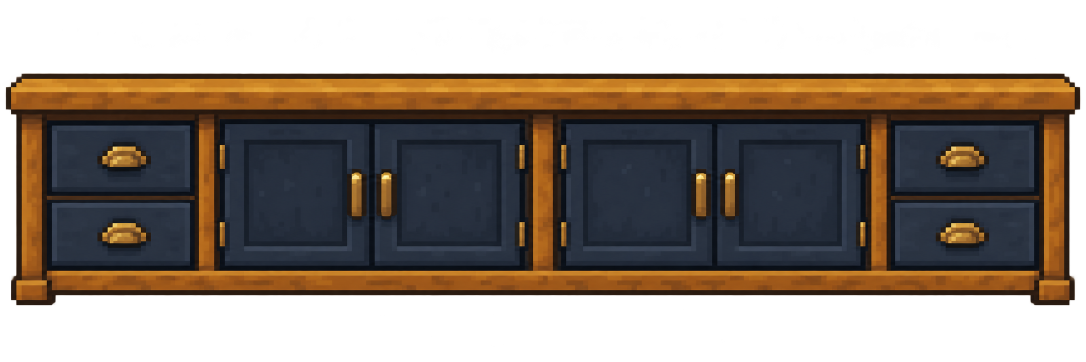
#> input picture games/brothers-run/source/classroom-generated/desk.png, 2172 x 724 px (shown at 1/2 size); its folder holds 3 pictures in this run
$ python classroom_art.py
#> lines starting #> are read from the running program, lines starting #| are printed output that depends on the picture
### games/brothers-run/tools/authoring.py
"""Helpers that write the documents the engine reads: prefabs (.ykprefab) and scenes (.ykscene).

They produce exactly the JSON the editor saves (the same component and property names, taken from
docs/components.md), only sparser: properties left out take the component's defaults. Running
`yk format` afterwards rewrites every file in the editor's canonical, complete form.

Entity ids are derived from names, so regenerating a file changes nothing unless its content changed
and diffs stay small.
"""
import hashlib
import json
import os


def make_id(*parts):
    digest = hashlib.sha1("\x00".join(str(p) for p in parts).encode("utf-8")).hexdigest()
    return "%016x" % (int(digest[:16], 16) or 1)


class Ref:
    """A reference to another entity of the same scene, by that entity's (unique) name."""

    def __init__(self, name):
        self.name = name


def ref(name):
    return Ref(name)


class Node:
    """An entity under construction: a name, a local transform, tags, components and children."""

    # [10 lines left out: function __init__, not called in this run]

    def add(self, type_name, **properties):
        self.components.append({"type": type_name, "properties": properties})
        return self

    def child(self, node):
        self.children.append(node)
        return node


# [38 lines left out: functions _encode, _record, flatten, not called in this run]


def write_json(path, document):
    os.makedirs(os.path.dirname(path) or ".", exist_ok=True)
    with open(path, "w") as f:
        json.dump(document, f, indent=2)
        f.write("\n")


# [6 lines left out: function write_prefab, not called in this run]


class SceneBuilder:
    """Collects entities into a scene document. Prefab instances are placed by prefab path."""

    # [9 lines left out: function __init__, not called in this run]

    # ---- naming and references -------------------------------------------------------------
    def _register(self, record):
        name = record["name"]
        self.ids_by_name.setdefault(name, []).append(record["id"])

    # [5 lines left out: function _resolve, not called in this run]

    def id_of(self, name):
        return self._resolve(Ref(name))

    # ---- adding entities -------------------------------------------------------------------
    # [10 lines left out: function add, not called in this run]

    def group(self, name, at=(0, 0), parent=None):
        return self.add(Node(name, at), parent)

    # [85 lines left out: functions place, _remap, _prefab, set_property, document, not called in this run]

    def write(self, relative_path):
        write_json(os.path.join(self.project_dir, relative_path), self.document())

### games/brothers-run/tools/classroom_art.py
"""Export generated classroom art at the game's native sprite resolution.

Generation originals and the exact built-in ImageGen prompts live in
source/classroom-generated. Exporting only crops transparent padding and uses
nearest-neighbour resizing; no high-resolution originals ship as textures.
"""
from pathlib import Path

from PIL import Image

from authoring import write_json

PROJECT = Path(__file__).resolve().parents[1]
SOURCE = PROJECT / "source/classroom-generated"
OUTPUT = PROJECT / "assets/classroom/generated"


def prepare_classroom_art():
    OUTPUT.mkdir(parents=True, exist_ok=True)
    for name, size in (("desk", (384, 80)), ("bookcase", (96, 80)),
                       ("books", (192, 28)), ("background", (1672, 941))):
        image = Image.open(SOURCE / f"{name}.png").convert("RGBA")
#> image is the input picture: PIL image 2172x724 RGBA; mean R, G, B, A 47.3, 35.5, 25.4, 151.2
        if name != "background":
            # Generated cutouts can contain nearly invisible alpha specks in
            # the padding. Ignore those when finding the solid sprite bounds.
            bounds = image.getchannel("A").point(lambda a: 255 if a > 16 else 0).getbbox()
#> bounds = (11, 146, 2161, 611)
            image = image.crop(bounds)
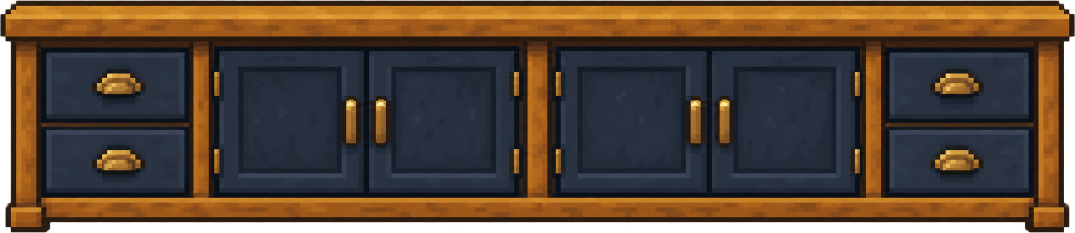
#> image: PIL image 2150x465 RGBA (shown at 1/2 size); mean R, G, B, A 74.3, 55.8, 40, 237.8; transparent parts drawn white
        image = image.resize(size, Image.Resampling.NEAREST)
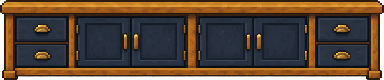
#> image: PIL image 384x80 RGBA; mean R, G, B, A 75.7, 56.6, 39.8, 238.3; transparent parts drawn white
        image.save(OUTPUT / f"{name}.png")
        write_json(str(OUTPUT / f"{name}.png") + ".ykmeta", {
            "format": "yk.texture", "version": 1,
            "pixelsPerUnit": 50, "filter": "nearest"})
#> pass 2 of the loop in prepare_classroom_art, `for name, size in (("desk", (384, 80)), ("bookcase", (96, 80)),`:
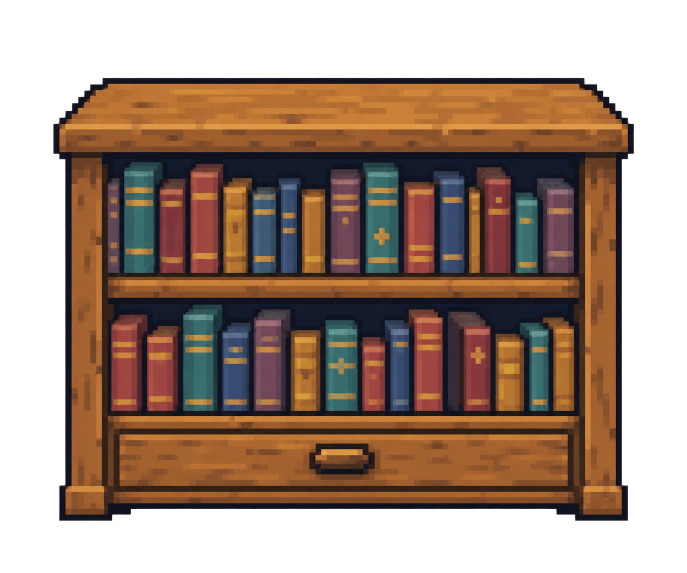
#> input picture games/brothers-run/source/classroom-generated/bookcase.png, 1374 x 1145 px (shown at 1/2 size)
#> in prepare_classroom_art, image is the input picture: PIL image 1374x1145 RGBA; mean R, G, B, A 68.1, 45.6, 31.3, 155.1
#> bounds = (106, 155, 1268, 1042)
#> in prepare_classroom_art, `image = image.crop(bounds)`:
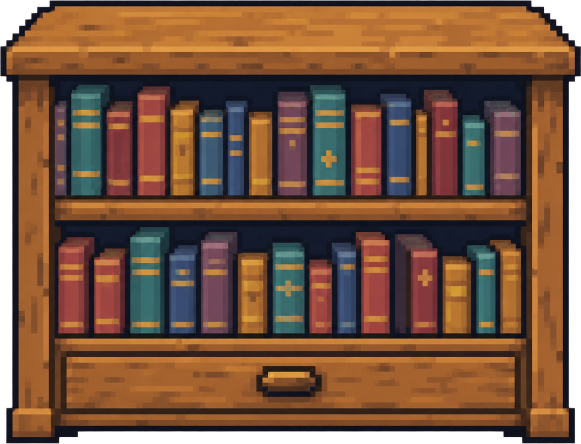
#> image: PIL image 1162x887 RGBA (shown at 1/2 size); mean R, G, B, A 103.9, 69.6, 47.8, 236.7; transparent parts drawn white
#> in prepare_classroom_art, `image = image.resize(size, Image.Resampling.NEAREST)`:
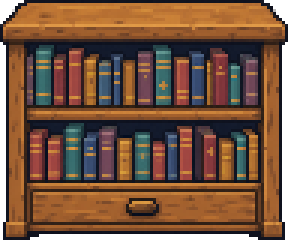
#> image: PIL image 96x80 RGBA (shown 3 times larger); mean R, G, B, A 103.4, 69.2, 47.4, 237.8; transparent parts drawn white
#> pass 3 of the loop in prepare_classroom_art, `for name, size in (("desk", (384, 80)), ("bookcase", (96, 80)),`:
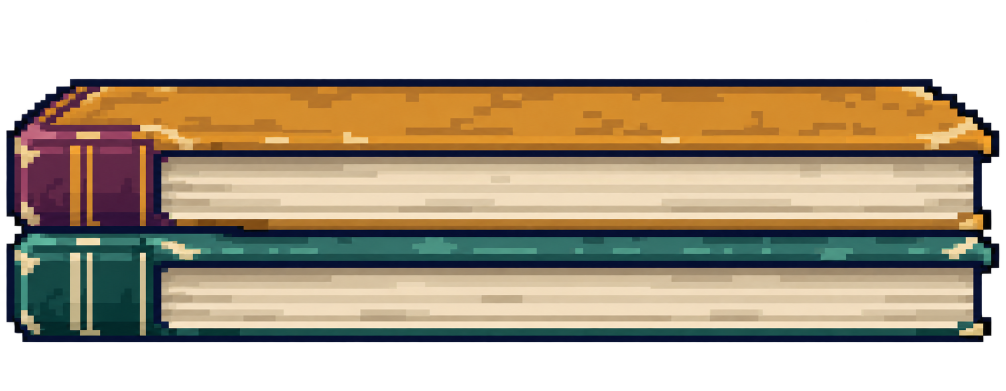
#> input picture games/brothers-run/source/classroom-generated/books.png, 2012 x 782 px (shown at 1/2 size)
#> in prepare_classroom_art, image is the input picture: PIL image 2012x782 RGBA; mean R, G, B, A 96.5, 84.3, 64.9, 164.1
#> bounds = (12, 157, 1999, 685)
#> in prepare_classroom_art, `image = image.crop(bounds)`:
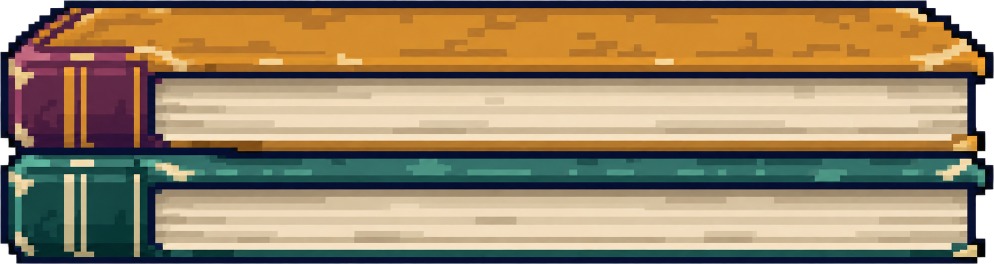
#> image: PIL image 1987x528 RGBA (shown at 1/2 size); mean R, G, B, A 144.7, 126.4, 97.3, 246.1; transparent parts drawn white
#> in prepare_classroom_art, `image = image.resize(size, Image.Resampling.NEAREST)`:
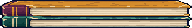
#> image: PIL image 192x28 RGBA; mean R, G, B, A 147.5, 127.7, 98.4, 246.9; transparent parts drawn white
#> the loop made 4 passes; the first 3 are shown


if __name__ == "__main__":
#> (the run stopped early here; a loop or call above may not have finished)
